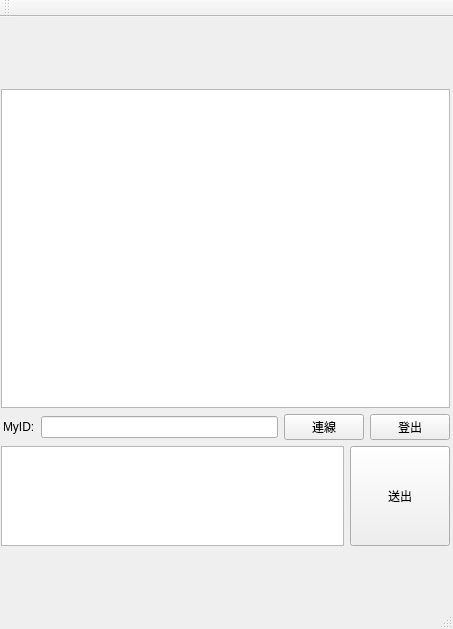
<?xml version="1.0" encoding="UTF-8"?>
<ui version="4.0">
 <class>MainWindow</class>
 <widget class="QMainWindow" name="MainWindow">
  <property name="geometry">
   <rect>
    <x>0</x>
    <y>0</y>
    <width>453</width>
    <height>629</height>
   </rect>
  </property>
  <property name="windowTitle">
   <string>test</string>
  </property>
  <widget class="QWidget" name="centralWidget">
   <widget class="QWidget" name="verticalLayoutWidget">
    <property name="geometry">
     <rect>
      <x>0</x>
      <y>70</y>
      <width>451</width>
      <height>481</height>
     </rect>
    </property>
    <layout class="QVBoxLayout" name="mainLayout">
     <property name="leftMargin">
      <number>1</number>
     </property>
     <property name="topMargin">
      <number>2</number>
     </property>
     <property name="rightMargin">
      <number>1</number>
     </property>
     <property name="bottomMargin">
      <number>2</number>
     </property>
     <item>
      <widget class="QTextBrowser" name="textBrowser"/>
     </item>
     <item>
      <layout class="QHBoxLayout" name="horizontalLayout">
       <property name="leftMargin">
        <number>2</number>
       </property>
       <item>
        <widget class="QLabel" name="label">
         <property name="text">
          <string>MyID:</string>
         </property>
        </widget>
       </item>
       <item>
        <widget class="QLineEdit" name="IDlineEdit"/>
       </item>
       <item>
        <widget class="QPushButton" name="connectPushButton">
         <property name="text">
          <string>連線</string>
         </property>
        </widget>
       </item>
       <item>
        <widget class="QPushButton" name="logoutPushButton">
         <property name="text">
          <string>登出</string>
         </property>
        </widget>
       </item>
      </layout>
     </item>
     <item>
      <layout class="QHBoxLayout" name="horizontalLayout_2">
       <item>
        <widget class="QTextEdit" name="MessageTextEdit">
         <property name="maximumSize">
          <size>
           <width>16777215</width>
           <height>100</height>
          </size>
         </property>
        </widget>
       </item>
       <item>
        <widget class="QPushButton" name="sendButton">
         <property name="minimumSize">
          <size>
           <width>100</width>
           <height>100</height>
          </size>
         </property>
         <property name="maximumSize">
          <size>
           <width>100</width>
           <height>100</height>
          </size>
         </property>
         <property name="text">
          <string>送出</string>
         </property>
        </widget>
       </item>
      </layout>
     </item>
     <item>
      <widget class="QLabel" name="statusLabel">
       <property name="text">
        <string/>
       </property>
      </widget>
     </item>
    </layout>
   </widget>
  </widget>
  <widget class="QToolBar" name="mainToolBar">
   <attribute name="toolBarArea">
    <enum>TopToolBarArea</enum>
   </attribute>
   <attribute name="toolBarBreak">
    <bool>false</bool>
   </attribute>
  </widget>
  <widget class="QStatusBar" name="statusBar"/>
  <widget class="QMenuBar" name="menuBar">
   <property name="geometry">
    <rect>
     <x>0</x>
     <y>0</y>
     <width>453</width>
     <height>25</height>
    </rect>
   </property>
  </widget>
 </widget>
 <layoutdefault spacing="6" margin="11"/>
 <resources/>
 <connections/>
</ui>
